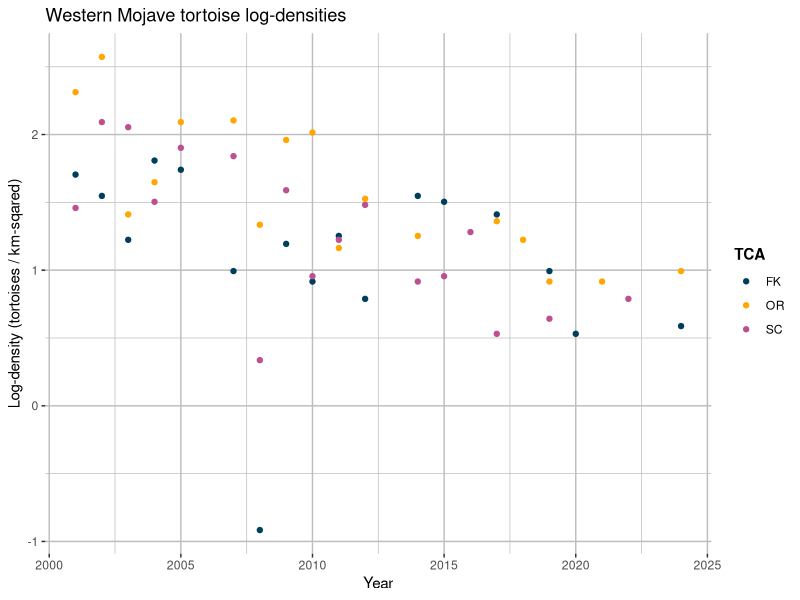

This figure's R source:
library(dplyr)
library(ggplot2)

# Import tortoise data
df <- read.csv("./data/tortoise_densities.csv")

# Log-transform densities
df[2:dim(df)[2]] <- lapply(df[2:dim(df)[2]], log)

# Define RUs and TCAs, for my own reference
western_mojave <- c("FK", "SC", "OR")
colorado_desert <- c("PV", "FE", "CM", "PT", "JT", "CK", "AG")
eastern_mojave <- c("EV", "IV")
northeastern_mojave <- c("CS", "MM", "GB", "BD")

# Plot WM log-densities
colors = c("FK" = "#003f5c", "SC" = "#bc5090", "OR" = "#ffa600")
wm_plot <- ggplot(df, aes(x = year)) +
  geom_point(aes(y = FK, color = "FK")) +
  geom_point(aes(y = SC, color = "SC")) +
  geom_point(aes(y = OR, color = "OR")) +
  scale_color_manual(values = colors, name  = "TCA") +
  theme(panel.background = element_rect(fill = "white"),
        panel.grid.major = element_line(color = "grey"),
        panel.grid.minor = element_line(color = "grey"),
        legend.title = element_text(face = "bold")) +
  xlab("Year") +
  ylab("Log-density (tortoises / km-sqared)") + 
  ggtitle("Western Mojave tortoise log-densities")
ggsave("./plots/tortoiseDensities/western_mojave.png", wm_plot)
